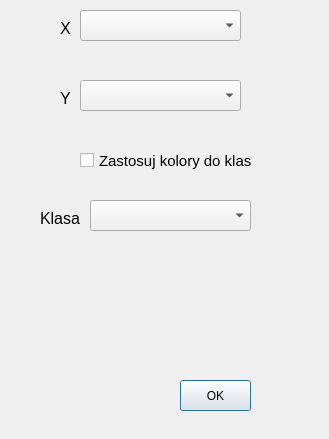
<?xml version="1.0" encoding="UTF-8"?>
<ui version="4.0">
 <class>Dialog</class>
 <widget class="QDialog" name="Dialog">
  <property name="geometry">
   <rect>
    <x>0</x>
    <y>0</y>
    <width>329</width>
    <height>439</height>
   </rect>
  </property>
  <property name="windowTitle">
   <string>Dialog</string>
  </property>
  <widget class="QComboBox" name="comboBoxColumnX">
   <property name="geometry">
    <rect>
     <x>80</x>
     <y>10</y>
     <width>161</width>
     <height>31</height>
    </rect>
   </property>
   <property name="font">
    <font>
     <pointsize>12</pointsize>
    </font>
   </property>
  </widget>
  <widget class="QComboBox" name="comboBoxColumnY">
   <property name="geometry">
    <rect>
     <x>80</x>
     <y>80</y>
     <width>161</width>
     <height>31</height>
    </rect>
   </property>
   <property name="font">
    <font>
     <pointsize>12</pointsize>
    </font>
   </property>
  </widget>
  <widget class="QLabel" name="label">
   <property name="geometry">
    <rect>
     <x>60</x>
     <y>20</y>
     <width>21</width>
     <height>16</height>
    </rect>
   </property>
   <property name="font">
    <font>
     <pointsize>12</pointsize>
    </font>
   </property>
   <property name="text">
    <string>X</string>
   </property>
  </widget>
  <widget class="QLabel" name="label_2">
   <property name="geometry">
    <rect>
     <x>60</x>
     <y>90</y>
     <width>21</width>
     <height>16</height>
    </rect>
   </property>
   <property name="font">
    <font>
     <pointsize>12</pointsize>
    </font>
   </property>
   <property name="text">
    <string>Y</string>
   </property>
  </widget>
  <widget class="QPushButton" name="okButton">
   <property name="geometry">
    <rect>
     <x>180</x>
     <y>380</y>
     <width>71</width>
     <height>31</height>
    </rect>
   </property>
   <property name="text">
    <string>OK</string>
   </property>
  </widget>
  <widget class="QCheckBox" name="checkBoxColors">
   <property name="geometry">
    <rect>
     <x>80</x>
     <y>150</y>
     <width>191</width>
     <height>21</height>
    </rect>
   </property>
   <property name="font">
    <font>
     <pointsize>11</pointsize>
    </font>
   </property>
   <property name="text">
    <string>Zastosuj kolory do klas</string>
   </property>
  </widget>
  <widget class="QComboBox" name="comboBoxClass">
   <property name="geometry">
    <rect>
     <x>90</x>
     <y>200</y>
     <width>161</width>
     <height>31</height>
    </rect>
   </property>
   <property name="font">
    <font>
     <pointsize>12</pointsize>
    </font>
   </property>
  </widget>
  <widget class="QLabel" name="label_3">
   <property name="geometry">
    <rect>
     <x>40</x>
     <y>210</y>
     <width>51</width>
     <height>16</height>
    </rect>
   </property>
   <property name="font">
    <font>
     <pointsize>12</pointsize>
    </font>
   </property>
   <property name="text">
    <string>Klasa</string>
   </property>
  </widget>
 </widget>
 <resources/>
 <connections/>
</ui>
